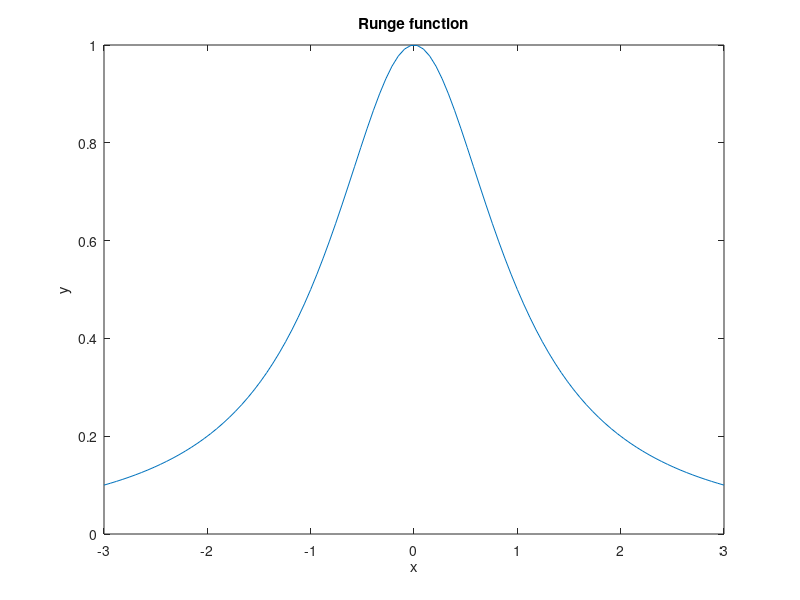

MATLAB code for this plot: (Note: this script raises an error after producing the figure.)
%% sectian a
clc
clear all
%% section b
x=linspace(-3,3);
y=1./(x.^2+1);

plot(x,y)
title('Runge function')
xlabel('x')
ylabel('y')

%% section c

n1=linspace(-2,2,3);
n2=linspace(-2,2,5);
n3=linspace(-2,2,7);
n11=linspace(-2,2);
n22=linspace(-2,2);
n33=linspace(-2,2);

y1=1./(n1.^2+1);
y2=1./(n2.^2+1);
y3=1./(n3.^2+1);

p1 = polyfit(n1,y1,2);
p2 = polyfit(n2,y2,4);
p3 = polyfit(n3,y3,6);
y11 = polyval(p1,n11);
y22 = polyval(p2,n22);
y33 = polyval(p3,n33);

t = tiledlayout(4,1);
ax1=nexttile;
plot(x,y)
title('Runge Function')

ax2=nexttile;
hold on
plot(n1,y1,'o')
plot(n11,y11)
hold off

title('Polynomial interpolation of Runge function(3)')
xlim([-3 3])
ylim([-1 1.5])

ax3=nexttile
hold on
plot(n2,y2,'o')
plot(n22,y22)
hold off
title('Polynomial interpolation of Runge function(5)')
xlim([-3 3])
ylim([-1 1.5])
ax4=nexttile
hold on
plot(n3,y3,'o')
plot(n33,y33)
hold off
title('Polynomial interpolation of Runge function(7)')
xlim([-3 3])
ylim([-1 1.5])



